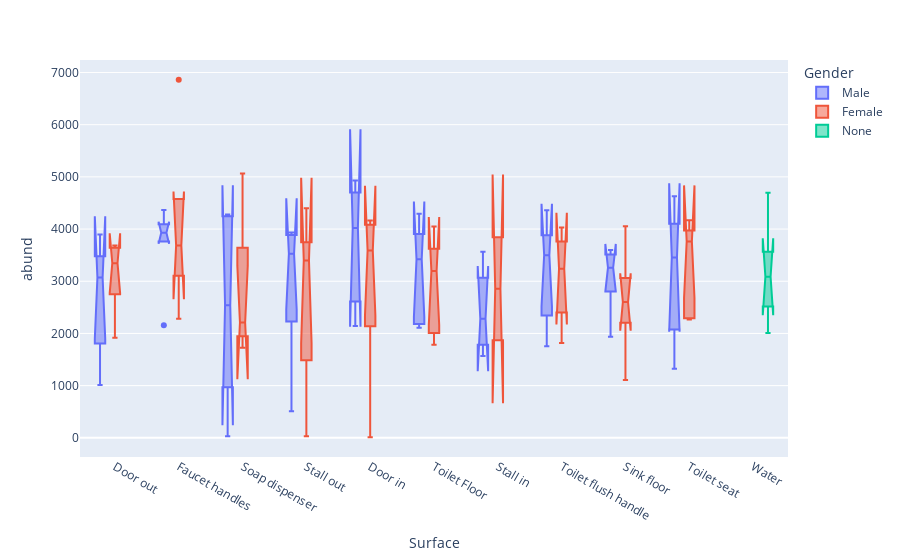

Notebook code cell kept with this figure:
### Code cell
fig = px.box(dataset_place, x="Surface", y="abund", color="Gender", notched=True)
fig.show()

### Figure 1 — Plotly figure (JSON) as saved in the notebook; plotly's stock layout.template omitted (floating-point values rounded to 4 significant figures)
{"data": [{"alignmentgroup": "True", "hovertemplate": "Gender=Male<br>Surface=%{x}<br>abund=%{y}<extra></extra>", "legendgroup": "Male", "marker": {"color": "#636efa"}, "name": "Male", "notched": true, "offsetgroup": "Male", "orientation": "v", "showlegend": true, "type": "box", "x": ["Door out", "Faucet handles", "Soap dispenser", "Stall out", "Door in", "Stall out", "Toilet Floor", "Door in", "Door out", "Faucet handles", "Stall in", "Stall out", "Faucet handles", "Stall in", "Faucet handles", "Toilet flush handle", "Toilet flush handle", "Door in", "Sink floor", "Toilet Floor", "Sink floor", "Sink floor", "Sink floor", "Toilet Floor", "Toilet flush handle", "Sink floor", "Sink floor", "Toilet Floor", "Soap dispenser", "Stall out", "Toilet Floor", "Toilet seat", "Toilet seat", "Toilet flush handle", "Toilet seat", "Door out", "Faucet handles", "Stall out", "Stall out", "Stall in", "Soap dispenser", "Toilet seat", "Toilet Floor", "Door out", "Faucet handles", "Soap dispenser", "Toilet flush handle", "Stall in", "Door out", "Toilet flush handle", "Toilet seat", "Soap dispenser"], "x0": " ", "xaxis": "x", "y": [3895, 4093, 4237, 509, 4020, 3409, 4295, 4929, 3339, 4093, 1995, 3888, 3762, 1570, 4365, 1753, 4360, 2144, 3513, 3727, 3315, 2805, 3597, 3905, 3473, 3207, 1935, 2180, 2540, 2227, 2109, 1325, 3454, 3524, 2327, 1013, 2156, 3644, 3936, 3564, 1284, 3926, 3116, 2072, 3765, 4277, 2343, 2571, 3071, 3880, 4628, 29], "y0": " ", "yaxis": "y"}, {"alignmentgroup": "True", "hovertemplate": "Gender=Female<br>Surface=%{x}<br>abund=%{y}<extra></extra>", "legendgroup": "Female", "marker": {"color": "#EF553B"}, "name": "Female", "notched": true, "offsetgroup": "Female", "orientation": "v", "showlegend": true, "type": "box", "x": ["Stall out", "Sink floor", "Door in", "Door out", "Door in", "Faucet handles", "Faucet handles", "Faucet handles", "Door in", "Toilet Floor", "Sink floor", "Sink floor", "Soap dispenser", "Sink floor", "Toilet seat", "Toilet flush handle", "Toilet seat", "Sink floor", "Toilet Floor", "Toilet Floor", "Toilet Floor", "Stall in", "Door out", "Door in", "Toilet seat", "Soap dispenser", "Stall out", "Toilet seat", "Door out", "Toilet flush handle", "Sink floor", "Toilet Floor", "Toilet flush handle", "Soap dispenser", "Stall out", "Stall out", "Soap dispenser", "Soap dispenser", "Toilet flush handle", "Door out", "Faucet handles", "Door out", "Toilet seat", "Door in", "Toilet Floor", "Soap dispenser", "Door out", "Toilet seat", "Stall in", "Faucet handles", "Stall out", "Door in"], "x0": " ", "xaxis": "x", "y": [4397, 2612, 3484, 2749, 4081, 3687, 3813, 3379, 3690, 3151, 3064, 2206, 1727, 2591, 2266, 1815, 4170, 4053, 3624, 4048, 1785, 1868, 1916, 2140, 3972, 1948, 1974, 3580, 3379, 3495, 1109, 3241, 2987, 5064, 3397, 3529, 2474, 3642, 4032, 3642, 6859, 3683, 2293, 4165, 2007, 1945, 3313, 3941, 3842, 2280, 32, 13], "y0": " ", "yaxis": "y"}, {"alignmentgroup": "True", "hovertemplate": "Gender=None<br>Surface=%{x}<br>abund=%{y}<extra></extra>", "legendgroup": "None", "marker": {"color": "#00cc96"}, "name": "None", "notched": true, "offsetgroup": "None", "orientation": "v", "showlegend": true, "type": "box", "x": ["Water", "Water", "Water", "Water", "Water"], "x0": " ", "xaxis": "x", "y": [3087, 4694, 2689, 3192, 2007], "y0": " ", "yaxis": "y"}], "layout": {"boxmode": "group", "legend": {"title": {"text": "Gender"}, "tracegroupgap": 0}, "margin": {"t": 60}, "xaxis": {"anchor": "y", "domain": [0, 1], "title": {"text": "Surface"}}, "yaxis": {"anchor": "x", "domain": [0, 1], "title": {"text": "abund"}}}}
